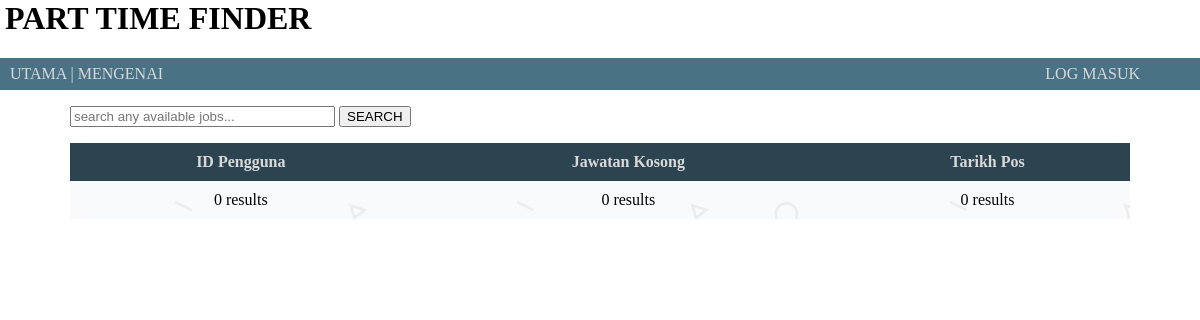
Before: /index_bm.php with the older database file.
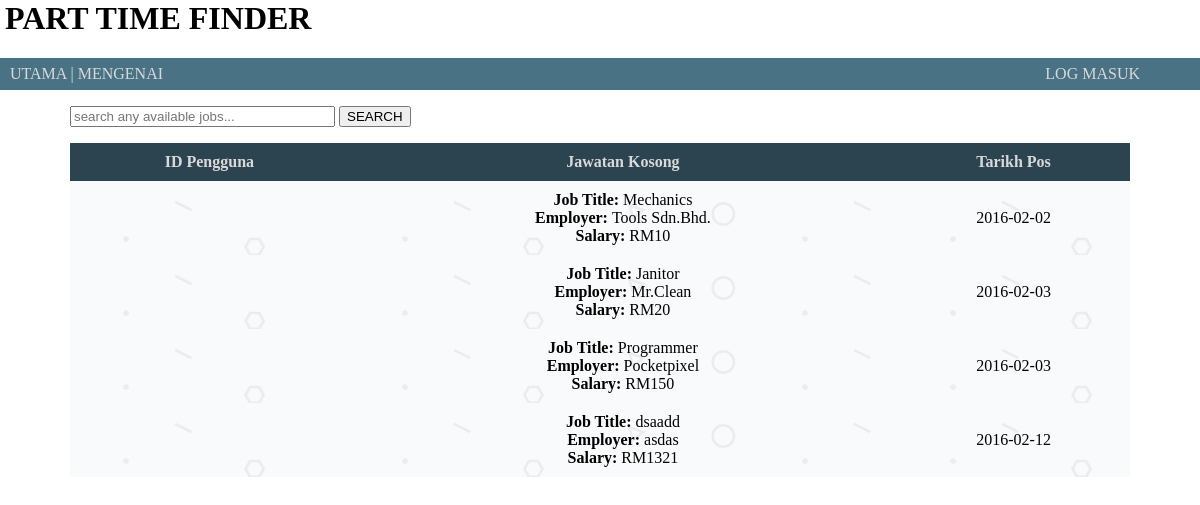
After: the same page with the newer database file.
### tables this page shows
CREATE TABLE `posts` (
  `work` varchar(50) DEFAULT NULL,
  `employer` varchar(50) DEFAULT NULL,
  `salary` int(11) DEFAULT NULL,
  `location` varchar(2000) DEFAULT NULL,
  `scope` varchar(2000) DEFAULT NULL,
  `addinfo` varchar(2000) DEFAULT NULL,
  `jobcat` varchar(100) DEFAULT NULL,
  `loccat` varchar(100) DEFAULT NULL,
  `date_posted` date DEFAULT NULL,
  `id` int(11) NOT NULL AUTO_INCREMENT,
  PRIMARY KEY (`id`)
);

### index_bm.php (the view, shortened to what this page needs)
<?php
    include 'dbcon.php';
    $sql = "SELECT * FROM posts WHERE work LIKE '%".$_POST['search']."%' OR employer LIKE '%".$_POST['search']."%'";
    $results= mysqli_query($conn, $sql);
?>
<html>
    <head>
        <link rel="stylesheet" type="text/css" href="main.css">
    </head>
    <body>
        <div class="tophead">
            <header>
                <div>
                    <h1>PART TIME FINDER </h1>
                </div>
            </header>
            <nav>
                <a class="mainlink" href="index.php"> UTAMA </a>|
                <a class="mainlink" href="#"> MENGENAI </a>
               <div class="userlink"><a class="mainlink" href="login.php"> LOG MASUK </a></div>
            </nav>
        </div>
        <div class="middlebody">
            <p>
                <div class="searchalign">
                    <form action="index.php" method="post">
                        <input type="text" name="search" size="30" placeholder="search any available jobs...">
                        <input type="submit" name="submit" value="SEARCH">
                    </form>
                </div>
            </p>
            <p>
                <table class="maintable" border="0" width="100%">
                    <thead>
                        <tr>
                            <th class="mainth">ID Pengguna</th>
                            <th class="mainth">Jawatan Kosong</th>
                            <th class="mainth">Tarikh Pos</th>
                        </tr>
                    </thead>
                    <tbody>
                        <?php
                        if(mysqli_num_rows($results) > 0){
    		                    while($postinfo=mysqli_fetch_array($results)){
    		                        echo "<tr>";
    		                        echo "<td class='maintd'>".$postinfo['user_id']."</td>";
    		                        echo "<td class='maintd'>"."<a class=\"postlink\" href=\"viewpost.php?post_id=".$postinfo['post_id']."\">"."<b>Job Title: </b>".$postinfo['work']."<br>"."<b>Employer: </b>".$postinfo['employer']."<br>"."<b>Salary: </b>"."RM".$postinfo['salary']."</a>"."</td>";
    		                        echo "<td class='maintd'>".$postinfo['date_posted']."</td>";
    		                        echo "</tr>";
    		                    }
    	                }else{
    	                    echo "<tr>";
	                        echo "<td class='maintd'>"."0 results"."</td>";
	                        echo "<td class='maintd'>"."0 results"."</td>";
	                        echo "<td class='maintd'>"."0 results"."</td>";
	                        echo "</tr>";
    	                }
                        ?>
                    </tbody>
                </table>
            </p>
        </div>
    </body>
</html>

Changed rows visible on the page:
added posts: work "Mechanics", employer "Tools Sdn.Bhd.", salary "10", date_posted "2016-02-02"
added posts: work "Janitor", employer "Mr.Clean", salary "20", date_posted "2016-02-03"
added posts: work "Programmer", employer "Pocketpixel", salary "150", date_posted "2016-02-03"
added posts: work "dsaadd", employer "asdas", salary "1321", date_posted "2016-02-12"
Other visible differences:
text no longer shown: "0 results 0 results 0 results"
